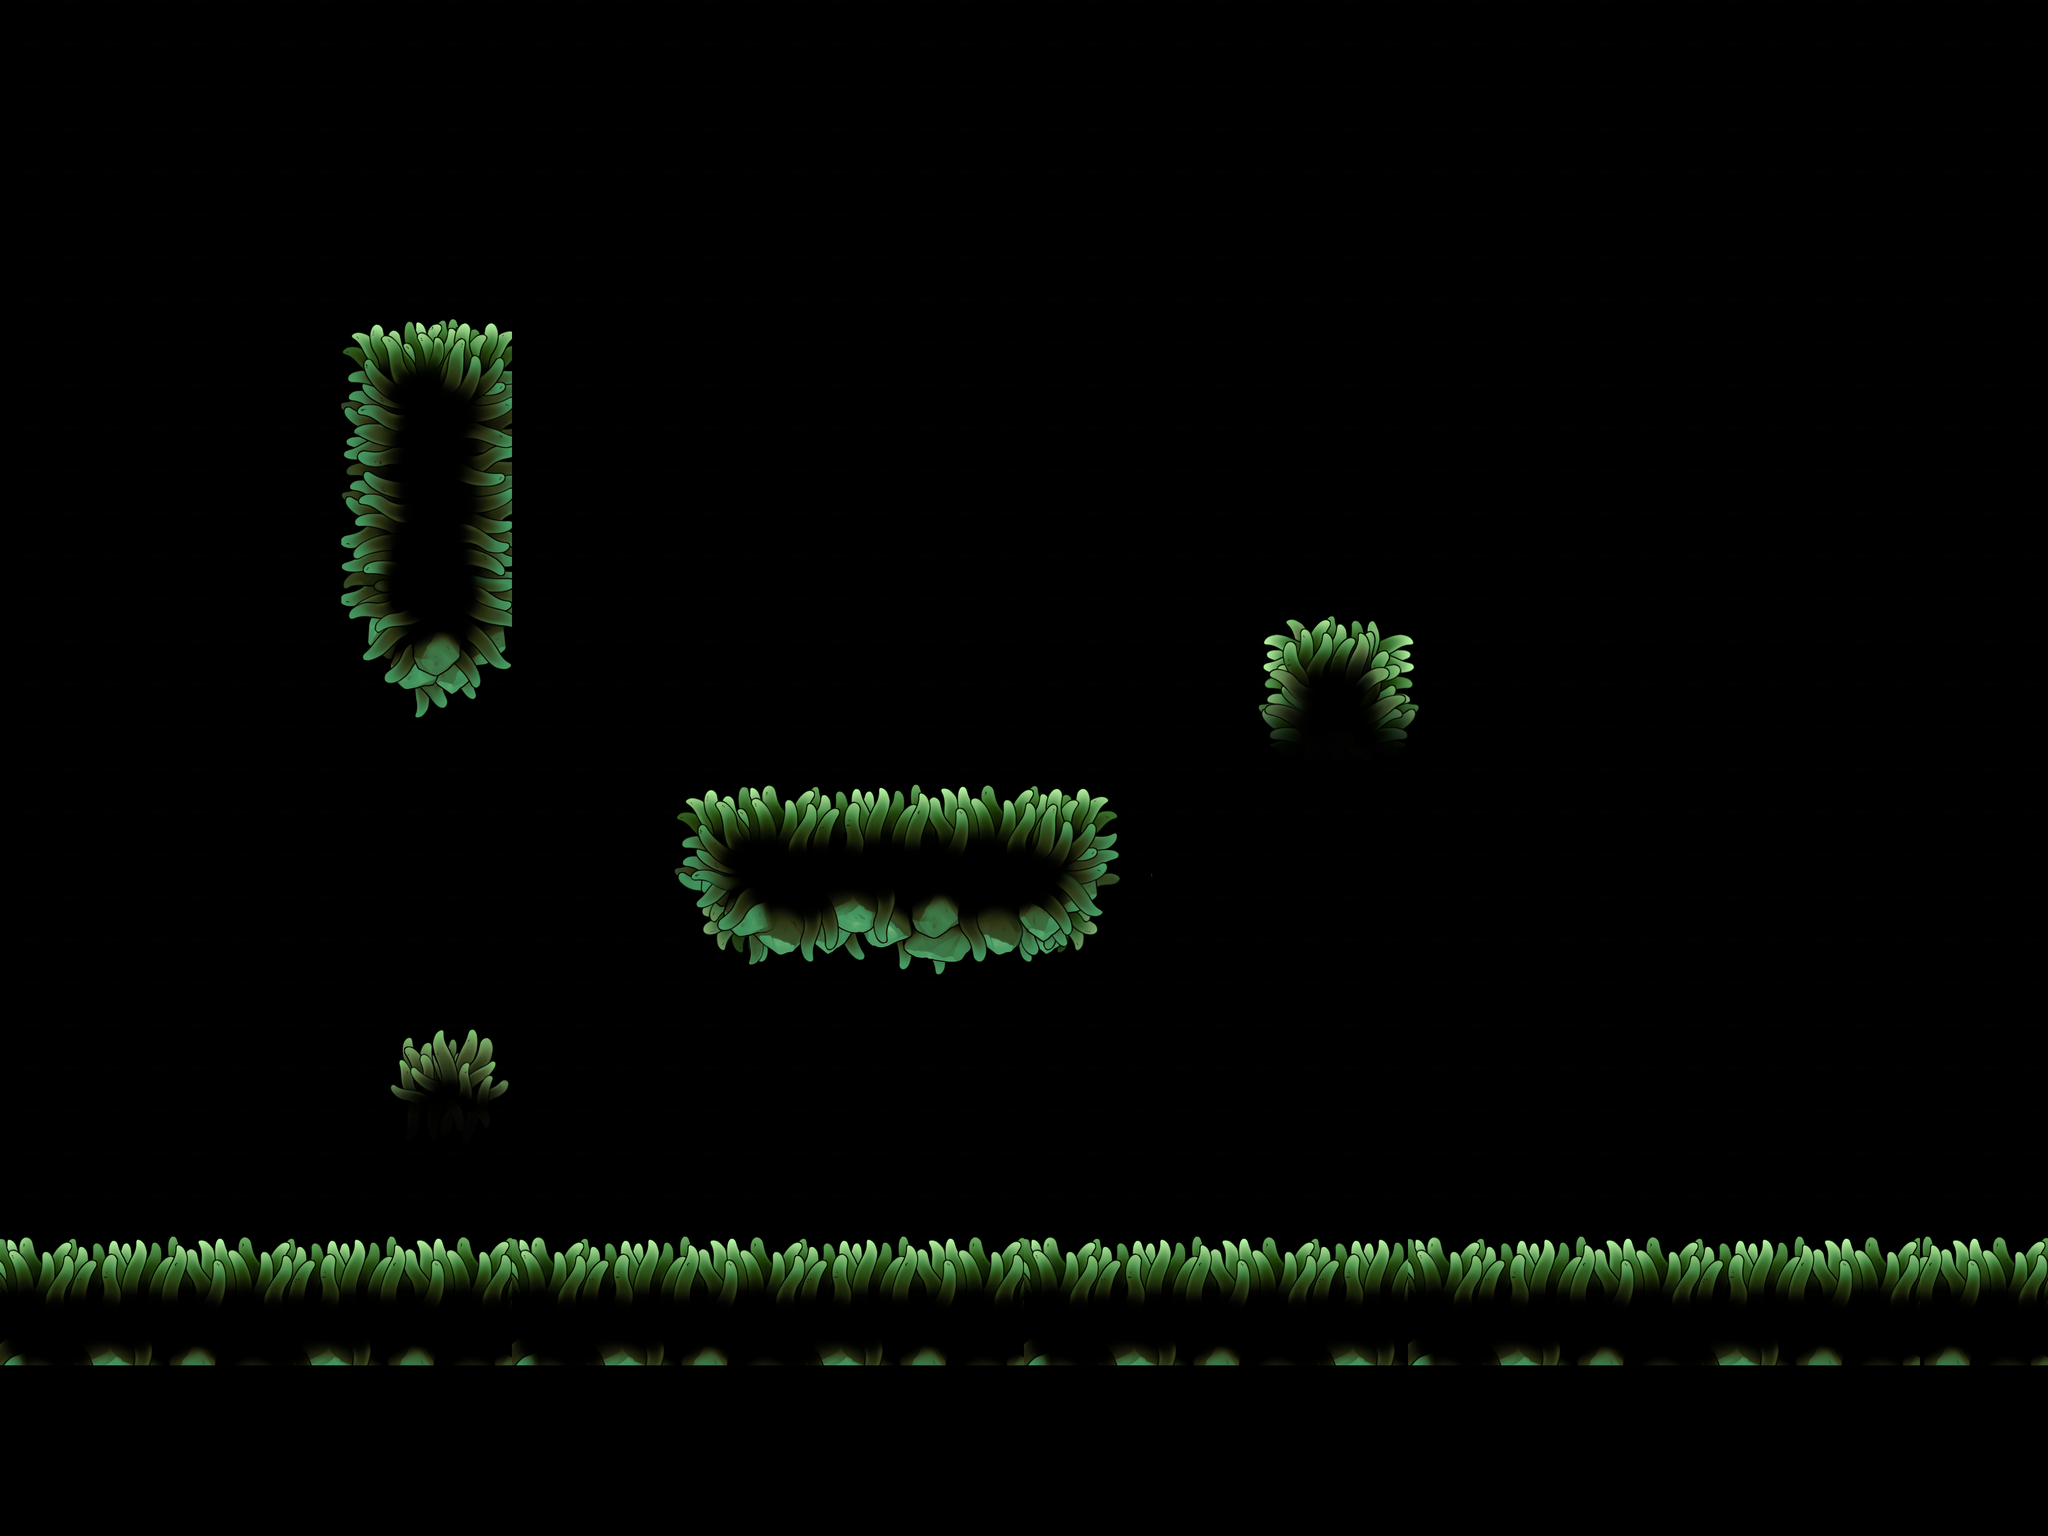

A 2D game scene composited from a Tiled map and its tileset images. What follows is a short description and the map's XML, with each tile layer's data collapsed to a summary:
An orthogonal 48x36 tile map with 100x100 px tiles, 2 tile layers (Tile Layer 1, Tile Layer 2).

<map version="1.10" tiledversion="1.11.2" orientation="orthogonal" renderorder="right-down" width="48" height="36" tilewidth="100" tileheight="100" infinite="0" nextlayerid="4" nextobjectid="1">
 <tileset firstgid="1" source="Mossy - FloatingPlatforms.tsx" />
 <layer id="1" name="Tile Layer 1" width="48" height="36">
  <data>[1728 cells, 1536 non-empty, 2 distinct tile ids]</data>
 </layer>
 <layer id="3" name="Tile Layer 2" width="48" height="36">
  <data>[1728 cells, 329 non-empty, 185 distinct tile ids]</data>
 </layer>
</map>
